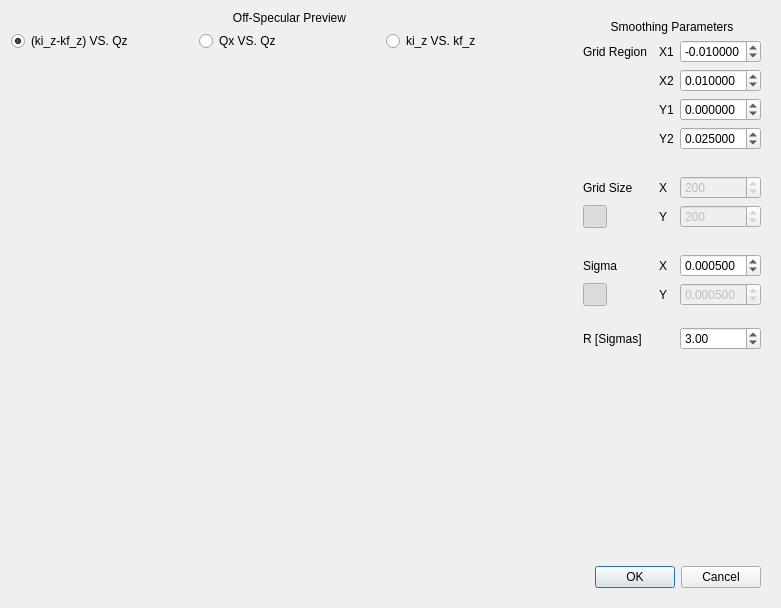
<?xml version="1.0" encoding="UTF-8"?>
<ui version="4.0">
 <class>Dialog</class>
 <widget class="QDialog" name="Dialog">
  <property name="geometry">
   <rect>
    <x>0</x>
    <y>0</y>
    <width>781</width>
    <height>608</height>
   </rect>
  </property>
  <property name="windowTitle">
   <string>QuickNXS - Smooth Off-Specular</string>
  </property>
  <property name="windowIcon">
   <iconset resource="../icons/icons.qrc">
    <normaloff>:/General/logo.png</normaloff>:/General/logo.png</iconset>
  </property>
  <layout class="QVBoxLayout" name="verticalLayout_2">
   <item>
    <layout class="QHBoxLayout" name="horizontalLayout_2">
     <item>
      <layout class="QVBoxLayout" name="verticalLayout">
       <item>
        <widget class="QLabel" name="label">
         <property name="text">
          <string>Off-Specular Preview</string>
         </property>
         <property name="alignment">
          <set>Qt::AlignCenter</set>
         </property>
        </widget>
       </item>
       <item>
        <layout class="QHBoxLayout" name="horizontalLayout">
         <item>
          <widget class="QRadioButton" name="kizmkfzVSqz">
           <property name="text">
            <string>(ki_z-kf_z) VS. Qz</string>
           </property>
           <property name="checked">
            <bool>true</bool>
           </property>
          </widget>
         </item>
         <item>
          <widget class="QRadioButton" name="qxVSqz">
           <property name="text">
            <string>Qx VS. Qz</string>
           </property>
          </widget>
         </item>
         <item>
          <widget class="QRadioButton" name="kizVSkfz">
           <property name="text">
            <string>ki_z VS. kf_z</string>
           </property>
          </widget>
         </item>
        </layout>
       </item>
       <item>
        <widget class="MPLWidget" name="plot" native="true">
         <property name="sizePolicy">
          <sizepolicy hsizetype="Expanding" vsizetype="Expanding">
           <horstretch>0</horstretch>
           <verstretch>0</verstretch>
          </sizepolicy>
         </property>
        </widget>
       </item>
      </layout>
     </item>
     <item>
      <widget class="QWidget" name="widget" native="true">
       <layout class="QGridLayout" name="gridLayout">
        <item row="2" column="3">
         <widget class="QDoubleSpinBox" name="gridXmax">
          <property name="decimals">
           <number>6</number>
          </property>
          <property name="minimum">
           <double>-1.000000000000000</double>
          </property>
          <property name="maximum">
           <double>1.000000000000000</double>
          </property>
          <property name="singleStep">
           <double>0.001000000000000</double>
          </property>
          <property name="value">
           <double>0.010000000000000</double>
          </property>
         </widget>
        </item>
        <item row="12" column="0">
         <widget class="QToolButton" name="sigmasCoupled">
          <property name="icon">
           <iconset theme="system-lock-screen">
            <normaloff/>
           </iconset>
          </property>
          <property name="checkable">
           <bool>true</bool>
          </property>
          <property name="checked">
           <bool>true</bool>
          </property>
         </widget>
        </item>
        <item row="5" column="3">
         <spacer name="verticalSpacer_3">
          <property name="orientation">
           <enum>Qt::Vertical</enum>
          </property>
          <property name="sizeType">
           <enum>QSizePolicy::Maximum</enum>
          </property>
          <property name="sizeHint" stdset="0">
           <size>
            <width>20</width>
            <height>20</height>
           </size>
          </property>
         </spacer>
        </item>
        <item row="12" column="3">
         <widget class="QDoubleSpinBox" name="sigmaY">
          <property name="enabled">
           <bool>false</bool>
          </property>
          <property name="decimals">
           <number>6</number>
          </property>
          <property name="minimum">
           <double>0.000001000000000</double>
          </property>
          <property name="maximum">
           <double>1.000000000000000</double>
          </property>
          <property name="singleStep">
           <double>0.000250000000000</double>
          </property>
          <property name="value">
           <double>0.000500000000000</double>
          </property>
         </widget>
        </item>
        <item row="4" column="2">
         <widget class="QLabel" name="label_12">
          <property name="text">
           <string>Y2</string>
          </property>
         </widget>
        </item>
        <item row="2" column="2">
         <widget class="QLabel" name="label_10">
          <property name="text">
           <string>X2</string>
          </property>
         </widget>
        </item>
        <item row="10" column="0">
         <widget class="QLabel" name="label_2">
          <property name="text">
           <string>Sigma</string>
          </property>
         </widget>
        </item>
        <item row="3" column="2">
         <widget class="QLabel" name="label_11">
          <property name="text">
           <string>Y1</string>
          </property>
         </widget>
        </item>
        <item row="13" column="3">
         <spacer name="verticalSpacer_4">
          <property name="orientation">
           <enum>Qt::Vertical</enum>
          </property>
          <property name="sizeType">
           <enum>QSizePolicy::Maximum</enum>
          </property>
          <property name="sizeHint" stdset="0">
           <size>
            <width>20</width>
            <height>15</height>
           </size>
          </property>
         </spacer>
        </item>
        <item row="16" column="0" colspan="4">
         <widget class="QDialogButtonBox" name="buttonBox">
          <property name="orientation">
           <enum>Qt::Horizontal</enum>
          </property>
          <property name="standardButtons">
           <set>QDialogButtonBox::Cancel|QDialogButtonBox::Ok</set>
          </property>
         </widget>
        </item>
        <item row="12" column="2">
         <widget class="QLabel" name="label_8">
          <property name="text">
           <string>Y</string>
          </property>
         </widget>
        </item>
        <item row="1" column="0">
         <widget class="QLabel" name="label_5">
          <property name="text">
           <string>Grid Region</string>
          </property>
         </widget>
        </item>
        <item row="10" column="2">
         <widget class="QLabel" name="label_7">
          <property name="text">
           <string>X</string>
          </property>
         </widget>
        </item>
        <item row="3" column="3">
         <widget class="QDoubleSpinBox" name="gridYmin">
          <property name="decimals">
           <number>6</number>
          </property>
          <property name="minimum">
           <double>-1.000000000000000</double>
          </property>
          <property name="maximum">
           <double>1.000000000000000</double>
          </property>
          <property name="singleStep">
           <double>0.001000000000000</double>
          </property>
         </widget>
        </item>
        <item row="9" column="3">
         <spacer name="verticalSpacer">
          <property name="orientation">
           <enum>Qt::Vertical</enum>
          </property>
          <property name="sizeType">
           <enum>QSizePolicy::Maximum</enum>
          </property>
          <property name="sizeHint" stdset="0">
           <size>
            <width>20</width>
            <height>20</height>
           </size>
          </property>
         </spacer>
        </item>
        <item row="0" column="0" colspan="4">
         <widget class="QLabel" name="label_13">
          <property name="text">
           <string>Smoothing Parameters</string>
          </property>
          <property name="alignment">
           <set>Qt::AlignCenter</set>
          </property>
         </widget>
        </item>
        <item row="1" column="2">
         <widget class="QLabel" name="label_9">
          <property name="text">
           <string>X1</string>
          </property>
         </widget>
        </item>
        <item row="4" column="3">
         <widget class="QDoubleSpinBox" name="gridYmax">
          <property name="decimals">
           <number>6</number>
          </property>
          <property name="minimum">
           <double>-1.000000000000000</double>
          </property>
          <property name="maximum">
           <double>1.000000000000000</double>
          </property>
          <property name="singleStep">
           <double>0.001000000000000</double>
          </property>
          <property name="value">
           <double>0.025000000000000</double>
          </property>
         </widget>
        </item>
        <item row="8" column="0">
         <widget class="QToolButton" name="gridSizeCoupled">
          <property name="icon">
           <iconset theme="system-lock-screen">
            <normaloff/>
           </iconset>
          </property>
          <property name="checkable">
           <bool>true</bool>
          </property>
          <property name="checked">
           <bool>true</bool>
          </property>
         </widget>
        </item>
        <item row="6" column="0">
         <widget class="QLabel" name="label_3">
          <property name="text">
           <string>Grid Size</string>
          </property>
         </widget>
        </item>
        <item row="8" column="2">
         <widget class="QLabel" name="label_4">
          <property name="text">
           <string>Y</string>
          </property>
         </widget>
        </item>
        <item row="6" column="3">
         <widget class="QSpinBox" name="gridSizeX">
          <property name="enabled">
           <bool>false</bool>
          </property>
          <property name="minimum">
           <number>10</number>
          </property>
          <property name="maximum">
           <number>1000</number>
          </property>
          <property name="singleStep">
           <number>10</number>
          </property>
          <property name="value">
           <number>200</number>
          </property>
         </widget>
        </item>
        <item row="1" column="3">
         <widget class="QDoubleSpinBox" name="gridXmin">
          <property name="decimals">
           <number>6</number>
          </property>
          <property name="minimum">
           <double>-1.000000000000000</double>
          </property>
          <property name="maximum">
           <double>1.000000000000000</double>
          </property>
          <property name="singleStep">
           <double>0.001000000000000</double>
          </property>
          <property name="value">
           <double>-0.010000000000000</double>
          </property>
         </widget>
        </item>
        <item row="6" column="2">
         <widget class="QLabel" name="label_6">
          <property name="text">
           <string>X</string>
          </property>
         </widget>
        </item>
        <item row="10" column="3">
         <widget class="QDoubleSpinBox" name="sigmaX">
          <property name="decimals">
           <number>6</number>
          </property>
          <property name="minimum">
           <double>0.000001000000000</double>
          </property>
          <property name="maximum">
           <double>1.000000000000000</double>
          </property>
          <property name="singleStep">
           <double>0.000250000000000</double>
          </property>
          <property name="value">
           <double>0.000500000000000</double>
          </property>
         </widget>
        </item>
        <item row="15" column="3">
         <spacer name="verticalSpacer_2">
          <property name="orientation">
           <enum>Qt::Vertical</enum>
          </property>
          <property name="sizeHint" stdset="0">
           <size>
            <width>20</width>
            <height>40</height>
           </size>
          </property>
         </spacer>
        </item>
        <item row="8" column="3">
         <widget class="QSpinBox" name="gridSizeY">
          <property name="enabled">
           <bool>false</bool>
          </property>
          <property name="minimum">
           <number>10</number>
          </property>
          <property name="maximum">
           <number>1000</number>
          </property>
          <property name="singleStep">
           <number>10</number>
          </property>
          <property name="value">
           <number>200</number>
          </property>
         </widget>
        </item>
        <item row="14" column="0">
         <widget class="QLabel" name="label_14">
          <property name="text">
           <string>R [Sigmas]</string>
          </property>
         </widget>
        </item>
        <item row="14" column="3">
         <widget class="QDoubleSpinBox" name="rSigmas">
          <property name="minimum">
           <double>1.000000000000000</double>
          </property>
          <property name="maximum">
           <double>10.000000000000000</double>
          </property>
          <property name="value">
           <double>3.000000000000000</double>
          </property>
         </widget>
        </item>
       </layout>
      </widget>
     </item>
    </layout>
   </item>
  </layout>
 </widget>
 <customwidgets>
  <customwidget>
   <class>MPLWidget</class>
   <extends>QWidget</extends>
   <header>reflectivity_ui/ui/mplwidget.h</header>
   <container>1</container>
  </customwidget>
 </customwidgets>
 <tabstops>
  <tabstop>gridXmin</tabstop>
  <tabstop>gridXmax</tabstop>
  <tabstop>gridYmin</tabstop>
  <tabstop>gridYmax</tabstop>
  <tabstop>gridSizeX</tabstop>
  <tabstop>gridSizeY</tabstop>
  <tabstop>sigmaX</tabstop>
  <tabstop>sigmaY</tabstop>
  <tabstop>rSigmas</tabstop>
  <tabstop>buttonBox</tabstop>
  <tabstop>kizmkfzVSqz</tabstop>
  <tabstop>qxVSqz</tabstop>
  <tabstop>kizVSkfz</tabstop>
  <tabstop>gridSizeCoupled</tabstop>
  <tabstop>sigmasCoupled</tabstop>
 </tabstops>
 <resources/>
 <connections>
  <connection>
   <sender>kizmkfzVSqz</sender>
   <signal>clicked()</signal>
   <receiver>Dialog</receiver>
   <slot>drawPlot()</slot>
   <hints>
    <hint type="sourcelabel">
     <x>148</x>
     <y>36</y>
    </hint>
    <hint type="destinationlabel">
     <x>92</x>
     <y>-7</y>
    </hint>
   </hints>
  </connection>
  <connection>
   <sender>kizVSkfz</sender>
   <signal>clicked()</signal>
   <receiver>Dialog</receiver>
   <slot>drawPlot()</slot>
   <hints>
    <hint type="sourcelabel">
     <x>452</x>
     <y>39</y>
    </hint>
    <hint type="destinationlabel">
     <x>222</x>
     <y>4</y>
    </hint>
   </hints>
  </connection>
  <connection>
   <sender>qxVSqz</sender>
   <signal>clicked()</signal>
   <receiver>Dialog</receiver>
   <slot>drawPlot()</slot>
   <hints>
    <hint type="sourcelabel">
     <x>258</x>
     <y>36</y>
    </hint>
    <hint type="destinationlabel">
     <x>460</x>
     <y>1</y>
    </hint>
   </hints>
  </connection>
  <connection>
   <sender>gridSizeCoupled</sender>
   <signal>clicked(bool)</signal>
   <receiver>gridSizeY</receiver>
   <slot>setDisabled(bool)</slot>
   <hints>
    <hint type="sourcelabel">
     <x>615</x>
     <y>198</y>
    </hint>
    <hint type="destinationlabel">
     <x>705</x>
     <y>198</y>
    </hint>
   </hints>
  </connection>
  <connection>
   <sender>sigmasCoupled</sender>
   <signal>clicked(bool)</signal>
   <receiver>sigmaY</receiver>
   <slot>setDisabled(bool)</slot>
   <hints>
    <hint type="sourcelabel">
     <x>614</x>
     <y>278</y>
    </hint>
    <hint type="destinationlabel">
     <x>731</x>
     <y>278</y>
    </hint>
   </hints>
  </connection>
  <connection>
   <sender>buttonBox</sender>
   <signal>accepted()</signal>
   <receiver>Dialog</receiver>
   <slot>accept()</slot>
   <hints>
    <hint type="sourcelabel">
     <x>659</x>
     <y>586</y>
    </hint>
    <hint type="destinationlabel">
     <x>677</x>
     <y>611</y>
    </hint>
   </hints>
  </connection>
  <connection>
   <sender>buttonBox</sender>
   <signal>rejected()</signal>
   <receiver>Dialog</receiver>
   <slot>reject()</slot>
   <hints>
    <hint type="sourcelabel">
     <x>736</x>
     <y>585</y>
    </hint>
    <hint type="destinationlabel">
     <x>755</x>
     <y>612</y>
    </hint>
   </hints>
  </connection>
  <connection>
   <sender>gridXmin</sender>
   <signal>valueChanged(double)</signal>
   <receiver>Dialog</receiver>
   <slot>updateSettings()</slot>
   <hints>
    <hint type="sourcelabel">
     <x>728</x>
     <y>39</y>
    </hint>
    <hint type="destinationlabel">
     <x>390</x>
     <y>303</y>
    </hint>
   </hints>
  </connection>
  <connection>
   <sender>gridXmax</sender>
   <signal>valueChanged(double)</signal>
   <receiver>Dialog</receiver>
   <slot>updateSettings()</slot>
   <hints>
    <hint type="sourcelabel">
     <x>728</x>
     <y>66</y>
    </hint>
    <hint type="destinationlabel">
     <x>390</x>
     <y>303</y>
    </hint>
   </hints>
  </connection>
  <connection>
   <sender>gridYmin</sender>
   <signal>valueChanged(double)</signal>
   <receiver>Dialog</receiver>
   <slot>updateSettings()</slot>
   <hints>
    <hint type="sourcelabel">
     <x>728</x>
     <y>93</y>
    </hint>
    <hint type="destinationlabel">
     <x>390</x>
     <y>303</y>
    </hint>
   </hints>
  </connection>
  <connection>
   <sender>gridYmax</sender>
   <signal>valueChanged(double)</signal>
   <receiver>Dialog</receiver>
   <slot>updateSettings()</slot>
   <hints>
    <hint type="sourcelabel">
     <x>728</x>
     <y>120</y>
    </hint>
    <hint type="destinationlabel">
     <x>390</x>
     <y>303</y>
    </hint>
   </hints>
  </connection>
  <connection>
   <sender>sigmaX</sender>
   <signal>valueChanged(double)</signal>
   <receiver>Dialog</receiver>
   <slot>updateSettings()</slot>
   <hints>
    <hint type="sourcelabel">
     <x>729</x>
     <y>251</y>
    </hint>
    <hint type="destinationlabel">
     <x>390</x>
     <y>303</y>
    </hint>
   </hints>
  </connection>
  <connection>
   <sender>sigmaY</sender>
   <signal>valueChanged(double)</signal>
   <receiver>Dialog</receiver>
   <slot>updateSettings()</slot>
   <hints>
    <hint type="sourcelabel">
     <x>729</x>
     <y>279</y>
    </hint>
    <hint type="destinationlabel">
     <x>390</x>
     <y>303</y>
    </hint>
   </hints>
  </connection>
  <connection>
   <sender>gridSizeCoupled</sender>
   <signal>clicked()</signal>
   <receiver>Dialog</receiver>
   <slot>updateGrid()</slot>
   <hints>
    <hint type="sourcelabel">
     <x>609</x>
     <y>199</y>
    </hint>
    <hint type="destinationlabel">
     <x>390</x>
     <y>303</y>
    </hint>
   </hints>
  </connection>
  <connection>
   <sender>sigmasCoupled</sender>
   <signal>clicked()</signal>
   <receiver>Dialog</receiver>
   <slot>updateSettings()</slot>
   <hints>
    <hint type="sourcelabel">
     <x>609</x>
     <y>279</y>
    </hint>
    <hint type="destinationlabel">
     <x>390</x>
     <y>303</y>
    </hint>
   </hints>
  </connection>
  <connection>
   <sender>gridSizeCoupled</sender>
   <signal>clicked(bool)</signal>
   <receiver>gridSizeX</receiver>
   <slot>setDisabled(bool)</slot>
   <hints>
    <hint type="sourcelabel">
     <x>608</x>
     <y>189</y>
    </hint>
    <hint type="destinationlabel">
     <x>697</x>
     <y>177</y>
    </hint>
   </hints>
  </connection>
 </connections>
 <slots>
  <slot>drawPlot()</slot>
  <slot>updateSettings()</slot>
  <slot>updateGrid()</slot>
 </slots>
</ui>
